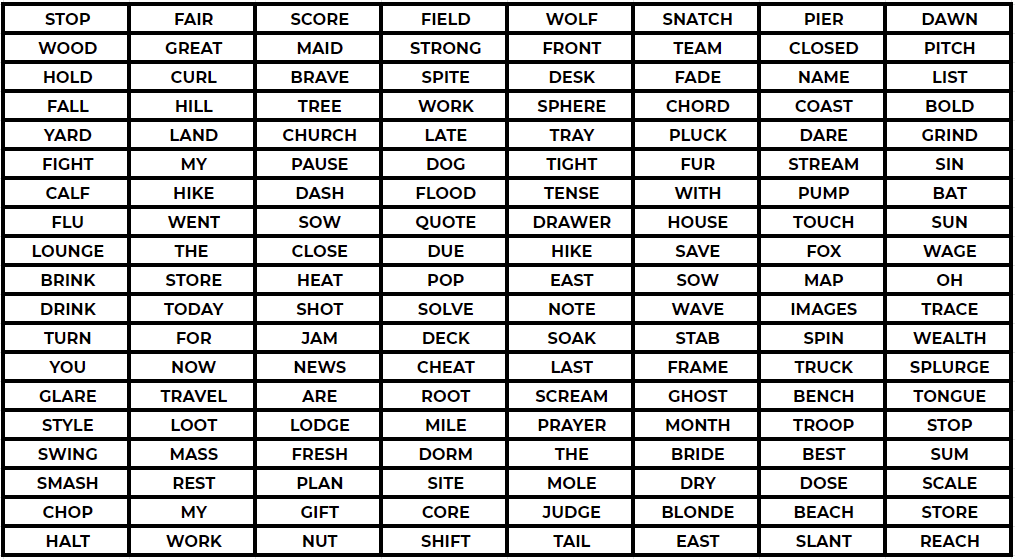
#> input picture word_matrix.png, 1015 x 559 px
$ python 15_Course_c_Image_Excercise.py
#> lines starting #> are read from the running program, lines starting #| are printed output that depends on the picture
# Image Exercise
# In the folder "Working with Images" (same folder this notebook is located in)
# there are two images we will be working with:

# word_matrix.png
# mask.png
# The word_matrix is a .png image that contains a spreadsheet of words with a
# hidden message in it .

# Your task is to use the mask.png image to reveal the hidden message inside the word
# _matrix.png. Keep in mind, you may need to make changes to the mask.png in order for
# this to work. That is all we'll say for now, since we really want you to discover this
# on your own!

from PIL import Image
words = Image.open('word_matrix.png')
#> words is the input picture: PIL image 1015x559 RGBA; mean R, G, B, A 192.9, 192.7, 192.7, 255
print(type(words))
#| <class 'PIL.PngImagePlugin.PngImageFile'>
print(words)
#| <PIL.PngImagePlugin.PngImageFile image mode=RGBA size=1015x559 at 0x7F4932D47710>

mask=Image.open('mask.png')
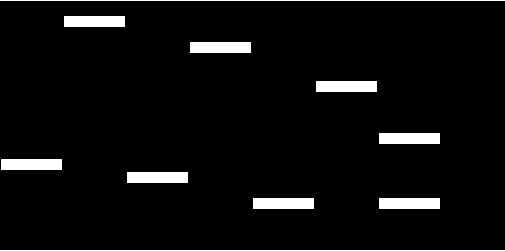
#> input picture mask.png, 505 x 251 px
#> mask is the input picture: PIL image 505x251 RGBA; mean R, G, B, A 12.8, 12.8, 12.8, 255
print(mask)
#| <PIL.PngImagePlugin.PngImageFile image mode=RGBA size=505x251 at 0x7F4932A50C90>


print(mask.size)
#| (505, 251)
print(words.size)
#| (1015, 559)

mask.putalpha(200)
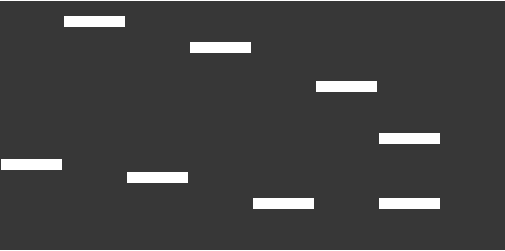
#> mask: PIL image 505x251 RGBA; mean R, G, B, A 12.8, 12.8, 12.8, 200; transparent parts drawn white
print(mask)
#| <PIL.PngImagePlugin.PngImageFile image mode=RGBA size=505x251 at 0x7F4932A50C90>

words.paste(mask,(0,0),mask)
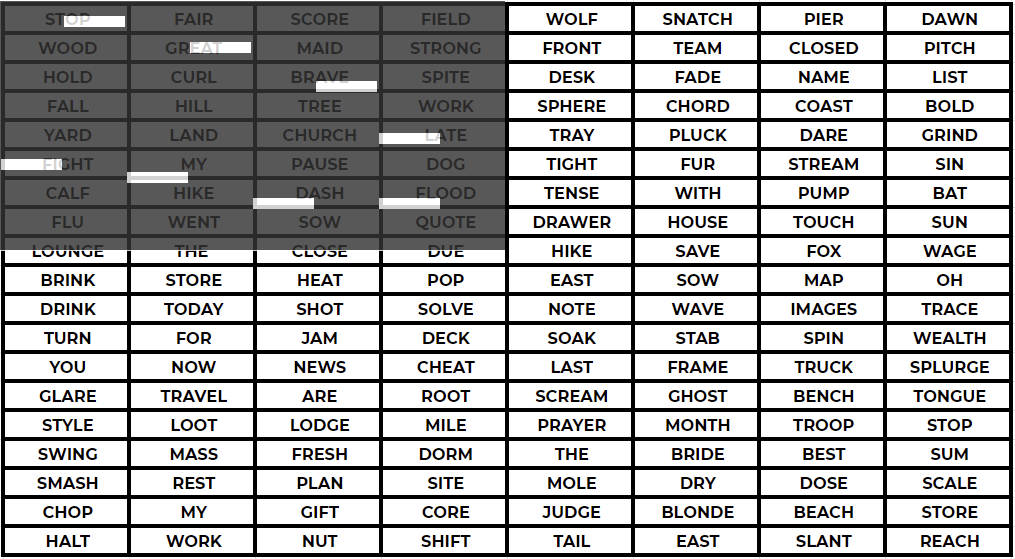
#> words: PIL image 1015x559 RGBA; mean R, G, B, A 161.1, 160.9, 161, 245.4; transparent parts drawn white
print(words.show())
#| None
